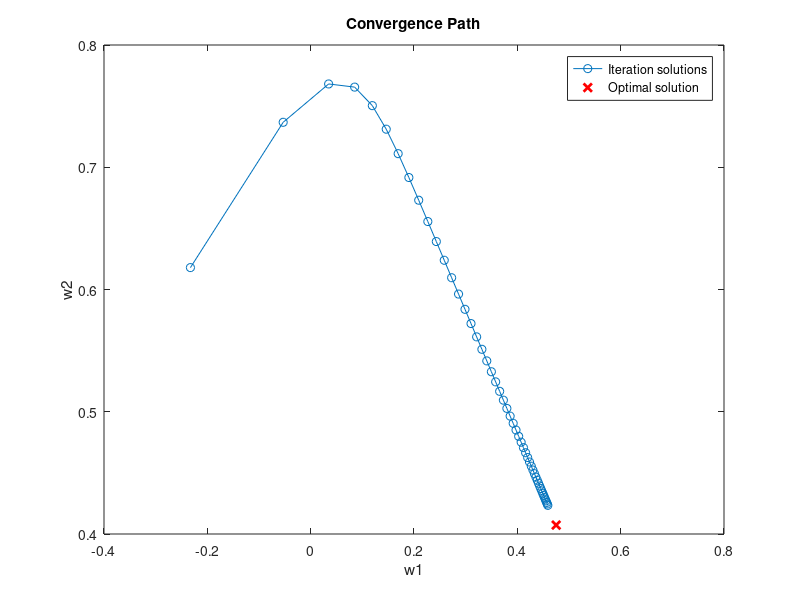
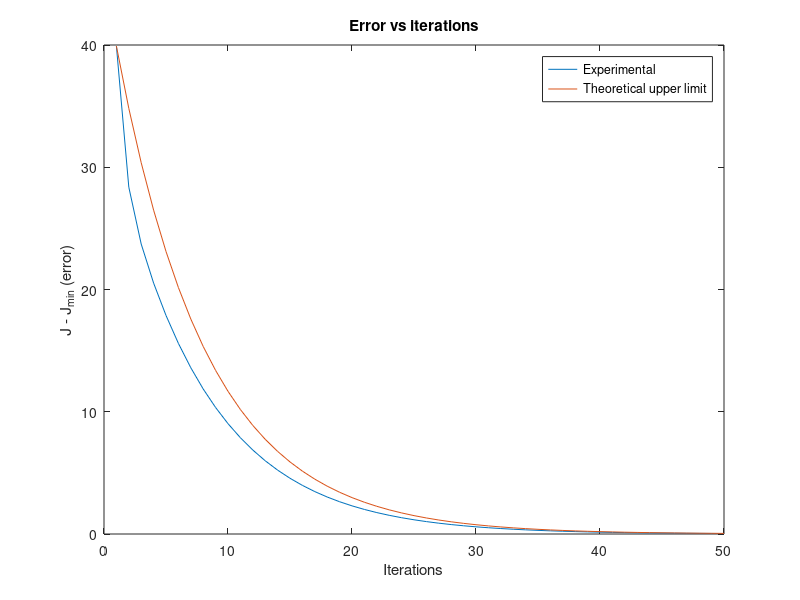

MATLAB code for these plots, in order:
clear all, close all, clc;

% ==================== Description of the script ==========================

% The gradient_descent_visualizer script has been implemented to show an 
% example of both the convergence path and the error J − Jmin (where J is 
% the cost function obtained and Jmin is its minimum) as a function of the 
% number of iterations

addpath library

num_iter = 50;

% ========== Arguments gd ==========

x = rand(1,randi([100,200]));
M = 2;
max_num_iter = num_iter;

% ========== Function gd ==========

% compute optimal solution using "lpc"
w_o_opt = lpc(x, M);
w_o_opt = -w_o_opt(2:end)';

% calculate autocorrelation
p = xcorr(x, M);
p = p(M+1:end)'; % biased autocorrelation

R = toeplitz(p(1:end-1)); % toeplitz matrix of the autocorrelation

N2 = length(x)^2;
sigma_d = var(x);
J_min = N2*sigma_d - p(2:end)' * linsolve(R, p(2:end));
J_min_normalized = J_min/N2;

eigs_R = eig(R); % eigenvalues of R matrix (excluding the first row and column)
factor = 0.3; % converges if factor < 1
mu_max = 2/max(eigs_R); % maximum value of mu for gradient descent
mu = factor * mu_max; % learning rate for gradient descent
assert(mu < 0.1)

% computing theoretical upper limit of error vs iterations
lambda_min = min(eigs_R);
% tau = 1 / 2 / mu / lambda_min; % approximated formula
tau = -1/(2 * log(1 - mu*lambda_min));

% initialize coefficients to random values between -1 and 1
w_o = 2*rand(1,M)'-1;

% init iteration solutions
w_o_partial = zeros(num_iter,M);
J_partial = zeros(num_iter,1);

grad = 1;
num_iter = 0;

% perform gradient descent
while num_iter < max_num_iter
    % update coefficients
    grad = (p(2:end) - R * w_o);
    w_o = w_o + mu*grad;
    w_o_partial(num_iter+1,:) = w_o;
    J_partial(num_iter+1) = J_min + (w_o - w_o_opt)' * R(2:end,2:end) * (w_o - w_o_opt);
    num_iter = num_iter + 1;
end

J_partial_normalized = J_partial / N2;
J_partial_ratio = J_partial_normalized / J_min_normalized;

disp(['Jmin = ' num2str(J_min_normalized, '%.12f') ...
    ', last J = ' num2str(J_partial_normalized(max_num_iter), '%.12f') ...
    ', last ratio = ' num2str(J_partial_ratio(max_num_iter), '%.12f')])

w1 = w_o_partial(:,1);
w2 = w_o_partial(:,2);

% plot solution vectors
plot(w1,w2,'-o');
hold on;
plot(w_o_opt(1),w_o_opt(2),'rx','LineWidth',2);

hold off;
xlabel('w1');
ylabel('w2');
title('Convergence Path');
legend('Iteration solutions', 'Optimal solution');

amp = J_partial(1) - J_min(1);
iter_axis = 1:num_iter;
exponential = amp*exp(-1/tau*(iter_axis - 1));

figure;
plot(iter_axis,J_partial - J_min);
hold on
plot(iter_axis,exponential)
title('Error vs iterations')
xlabel('Iterations')
ylabel('J - J_{min} (error)')
legend('Experimental','Theoretical upper limit');